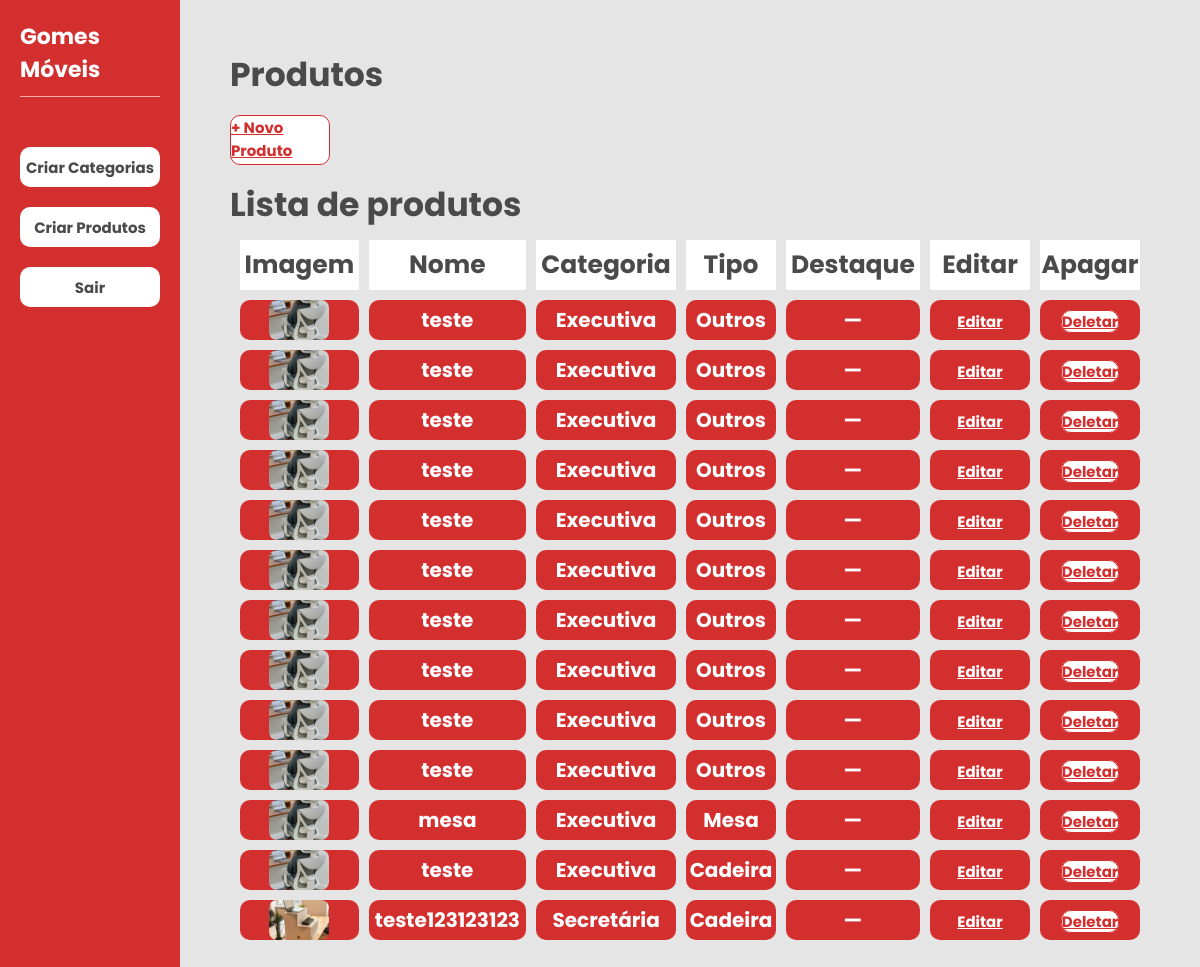
The app's page /adm/produtos/ (signed in), older data.
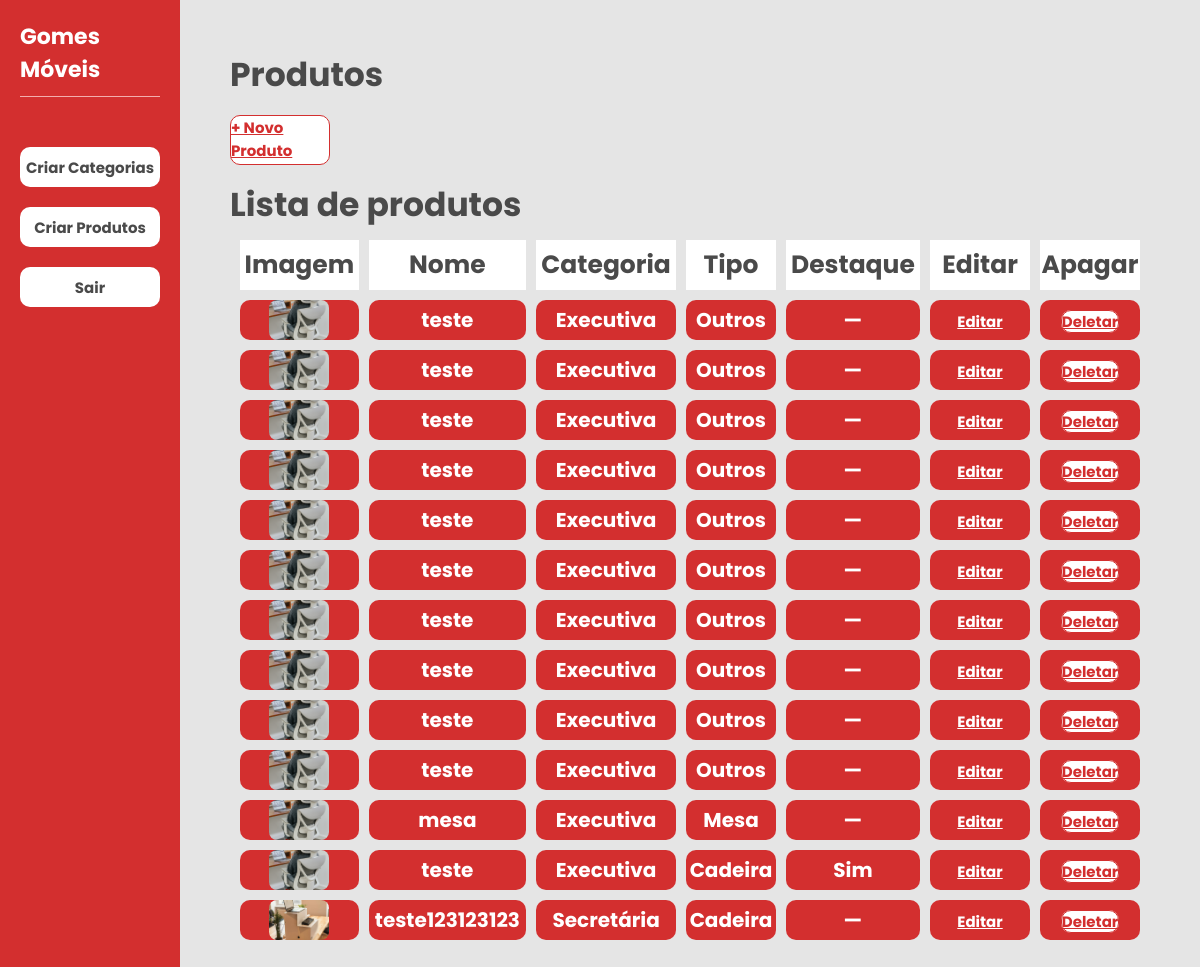
The same page, newer data.
### core/models.py (models this page shows, shortened)
class Produto(models.Model):
    TIPOS = [
        ("cadeira","Cadeira"),
        ("mesa","Mesa"),
        ("longarina","Longarina"),
        ("roupeiro","Roupeiro"),
        ("arquivo","Arquivos"),
        ("armario","Armários"),
        ("outros", "Outros")
    ]
    nome = models.CharField(max_length=200)
    descricao = models.TextField()
    destaque = models.BooleanField(default=False)
    slug = models.SlugField(unique=True, blank=True)
    tipo = models.CharField(max_length=20, choices=TIPOS, default="outros")
    categoria = models.ForeignKey(
        Categoria,
        on_delete=models.CASCADE,
        related_name="produtos"
    )

class ProdutoImagem(models.Model):
    produto = models.ForeignKey(
        Produto,
        on_delete=models.CASCADE,
        related_name="imagens"
    )
    imagem = models.ImageField(upload_to="produtos/")

class Categoria(models.Model):
    nome = models.CharField(max_length=100)
    slug = models.SlugField(unique=True)

### core/views.py (the view)
# urls.py: path("adm/produtos/", adm_produtos, name="adm_produtos"),
@login_required(login_url='/adm/login/')
def adm_produtos(request):
    produtos = Produto.objects.prefetch_related('imagens').select_related('categoria').all()
    return render(request, 'adm/produtos.html', {'produtos': produtos})

### core/templates/adm/produtos.html
{% extends 'adm/base_adm.html' %}
{% load static %}
{% block css %}
<link rel="stylesheet" href="{% static 'css/adm/produtos.css' %}">
{% endblock %}
{% block content %}
<div class="container-categoria-adm">
    <div class="container-h1-adm">
        <h1>Produtos</h1>
    </div>
    <div class="form-categoria-adm" style="justify-content:flex-start; gap:16px; flex-wrap:wrap;">
        <a href="{% url 'adm_produto_criar' %}" class="subit-form-categoria-adm">+ Novo Produto</a>
    </div>
    <div class="container-h1-adm">
        <h1>Lista de produtos</h1>
    </div>
    <div class="table-container">
        <table class="lista-categorias-adm">
            <thead class="thead-categorias-adm">
                <tr>
                    <th>Imagem</th>
                    <th>Nome</th>
                    <th>Categoria</th>
                    <th>Tipo</th>
                    <th>Destaque</th>
                    <th>Editar</th>
                    <th>Apagar</th>
                </tr>
            </thead>
            <tbody class="tbody-categorias-adm">
                {% for p in produtos %}
                <tr>
                    <td>
                        {% with p.imagens.first as img %}
                            {% if img %}
                                <img src="{{ img.imagem.url }}" alt="{{ p.nome }}" class="produto-imagem" />
                            {% else %}
                                <span class="text-muted">—</span>
                            {% endif %}
                        {% endwith %}
                    </td>
                    <td>{{ p.nome }}</td>
                    <td>{{ p.categoria.nome }}</td>
                    <td>{{ p.get_tipo_display }}</td>
                    <td>{% if p.destaque %}Sim{% else %}—{% endif %}</td>
                    <td class="btns-del-adit">
                        <a href="{% url 'adm_produto_editar' p.id %}" class="btn-edit-adm">Editar</a>
                    </td>
                    <td class="btns-del-adit">
                        <a href="{% url 'adm_produto_deletar' p.id %}" class="btn-delet-adm">Deletar</a>
                    </td>
                </tr>
                {% empty %}
                <tr>
                    <td colspan="7">Nenhum produto cadastrado.</td>
                </tr>
                {% endfor %}
            </tbody>
        </table>
    </div>
</div>
{% endblock %}

Row changes from the older to the newer data that the page shows:
changed Produto (number 12 of 13 on the later page): destaque "—" → "Sim"
